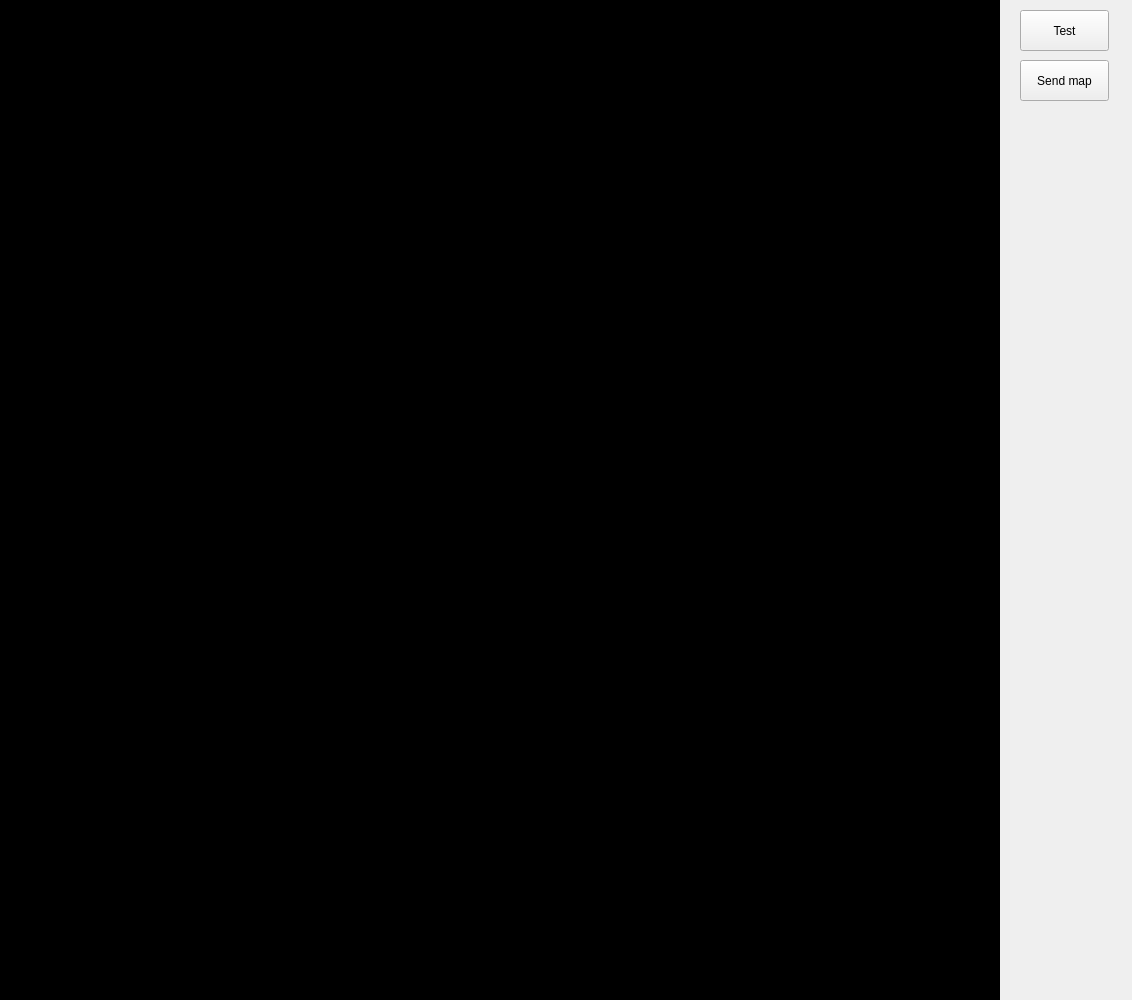
<?xml version="1.0" encoding="UTF-8"?>
<ui version="4.0">
 <class>MainWindow</class>
 <widget class="QMainWindow" name="MainWindow">
  <property name="geometry">
   <rect>
    <x>0</x>
    <y>0</y>
    <width>1132</width>
    <height>1000</height>
   </rect>
  </property>
  <property name="windowTitle">
   <string>MainWindow</string>
  </property>
  <widget class="QWidget" name="centralwidget">
   <widget class="QPushButton" name="bt_Test">
    <property name="geometry">
     <rect>
      <x>1020</x>
      <y>10</y>
      <width>89</width>
      <height>41</height>
     </rect>
    </property>
    <property name="text">
     <string>Test</string>
    </property>
   </widget>
   <widget class="QPushButton" name="bt_SendMap">
    <property name="geometry">
     <rect>
      <x>1020</x>
      <y>60</y>
      <width>89</width>
      <height>41</height>
     </rect>
    </property>
    <property name="text">
     <string>Send map</string>
    </property>
   </widget>
   <widget class="QLabel" name="lb_Screen1">
    <property name="geometry">
     <rect>
      <x>0</x>
      <y>0</y>
      <width>1000</width>
      <height>1000</height>
     </rect>
    </property>
    <property name="styleSheet">
     <string notr="true">background-color: rgb(0, 0, 0);</string>
    </property>
    <property name="text">
     <string/>
    </property>
   </widget>
  </widget>
 </widget>
 <resources/>
 <connections/>
</ui>
